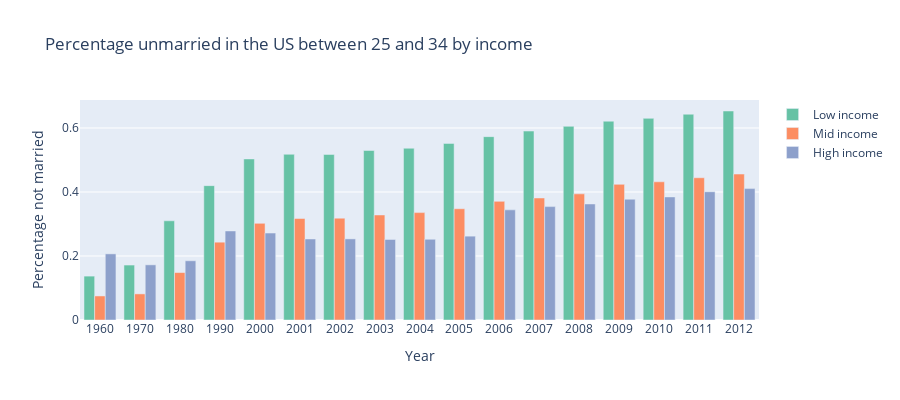

Here is the notebook cell this chart was saved with:
### Markdown cell above
It is now up to you to create a grouped bar chart for the first assignment based on this dataset, where the groups consist of three different income groups (`poor`, `mid`, and `rich`). Your chart should look like the following:

<img src="groupedbar.png">

**Requirements:**
- A grouped bar chart
- Plot title
  - `Percentage unmarried in the US between 25 and 34 by income`
- Axis labels
  - x axis: `Year`
  - y axis: `Percentage not married`
- Legend with correct names
  - `Low income`, `Middle income`, and `High income`
- Grouped and colored bars for each income group
- Correct format of x and y axis
  - x axis needs to be categories
  - y axis needs to be percentage
- Based on the data from the csv file
- Each group with the corret bar color that is color-blind safe
  - Low income group: `rgb(102,194,165)`
  - Middle income group: `rgb(252,141,98)`
  - High income group: `rgb(141,160,203)`
- The height of the graph needs to be `400`
- Bars need to be distributed evenly within and across groups (just like what is shown in the example). For instance, the gaps between the groups need to be the same, and the gaps between the bars in each group also need to be the same.

*Hints:*
- Search online for ways of adjusting graph properties if you do not know how to do that, such as changing the color of the bar or the height of graph. Often you can find examples on the [official plotly documentation](https://plot.ly/python/reference/) or Stack Overflow. You can also ask generative AI (such as ChatGPT) to help you, but ChatGPT does not always work and may give you bad code.
- Check the [documentation of bar chart](https://plotly.com/python-api-reference/generated/plotly.graph_objects.Bar.html) for available properties.

### Code cell
low_income = go.Bar(
    x = df['year'],
    y = df['poor'],
    name = 'Low income',
    marker_color = 'rgb(102,194,165)'
)
mid_income = go.Bar(
    x = df['year'],
    y = df['mid'],
    name = 'Mid income',
    marker_color = 'rgb(252,141,98)'
)
high_income = go.Bar(
    x = df['year'],
    y = df['rich'],
    name = 'High income',
    marker_color = 'rgb(141,160,203)'
)
layout = go.Layout(
    barmode = 'group',
    xaxis=dict(type='category', title = 'Year'),
    yaxis = dict(tickformat=',0%',title = 'Percentage not married'),
    height = 400,
    width= 900,
    title = "Percentage unmarried in the US between 25 and 34 by income"
)
fig = go.Figure(data=[low_income, mid_income, high_income], layout=layout)
fig.show()

### Figure 1 — Plotly figure (JSON) as saved in the notebook; plotly's stock layout.template omitted (floating-point values rounded to 4 significant figures)
{"data": [{"marker": {"color": "rgb(102,194,165)"}, "name": "Low income", "type": "bar", "x": [1960, 1970, 1980, 1990, 2000, 2001, 2002, 2003, 2004, 2005, 2006, 2007, 2008, 2009, 2010, 2011, 2012], "y": [0.1372, 0.1717, 0.3101, 0.4199, 0.5034, 0.5179, 0.5174, 0.5297, 0.5368, 0.5519, 0.573, 0.5905, 0.6054, 0.6213, 0.6302, 0.6431, 0.6532]}, {"marker": {"color": "rgb(252,141,98)"}, "name": "Mid income", "type": "bar", "x": [1960, 1970, 1980, 1990, 2000, 2001, 2002, 2003, 2004, 2005, 2006, 2007, 2008, 2009, 2010, 2011, 2012], "y": [0.07515, 0.08159, 0.1483, 0.2432, 0.302, 0.3172, 0.3182, 0.3282, 0.3356, 0.3477, 0.3708, 0.3813, 0.3942, 0.424, 0.4319, 0.4445, 0.4561]}, {"marker": {"color": "rgb(141,160,203)"}, "name": "High income", "type": "bar", "x": [1960, 1970, 1980, 1990, 2000, 2001, 2002, 2003, 2004, 2005, 2006, 2007, 2008, 2009, 2010, 2011, 2012], "y": [0.2067, 0.1724, 0.1851, 0.2783, 0.2717, 0.2532, 0.2535, 0.2516, 0.2523, 0.262, 0.3443, 0.3544, 0.3626, 0.3775, 0.3847, 0.4008, 0.4106]}], "layout": {"barmode": "group", "height": 400, "title": {"text": "Percentage unmarried in the US between 25 and 34 by income"}, "width": 900, "xaxis": {"title": {"text": "Year"}, "type": "category"}, "yaxis": {"tickformat": ",0%", "title": {"text": "Percentage not married"}}}}
